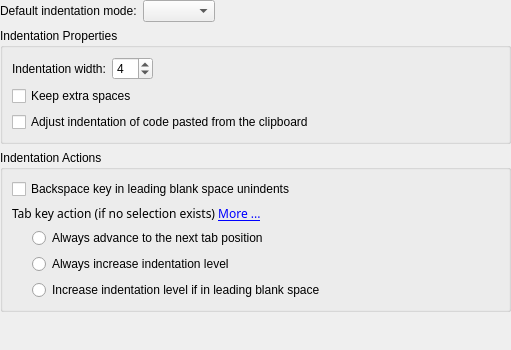
<ui version="4.0" >
 <class>IndentationConfigWidget</class>
 <widget class="QWidget" name="IndentationConfigWidget" >
  <property name="geometry" >
   <rect>
    <x>0</x>
    <y>0</y>
    <width>511</width>
    <height>350</height>
   </rect>
  </property>
  <layout class="QVBoxLayout" >
   <property name="spacing" >
    <number>6</number>
   </property>
   <property name="leftMargin" >
    <number>0</number>
   </property>
   <property name="topMargin" >
    <number>0</number>
   </property>
   <property name="rightMargin" >
    <number>0</number>
   </property>
   <property name="bottomMargin" >
    <number>0</number>
   </property>
   <item>
    <layout class="QHBoxLayout" >
     <property name="spacing" >
      <number>6</number>
     </property>
     <property name="leftMargin" >
      <number>0</number>
     </property>
     <property name="topMargin" >
      <number>0</number>
     </property>
     <property name="rightMargin" >
      <number>0</number>
     </property>
     <property name="bottomMargin" >
      <number>0</number>
     </property>
     <item>
      <widget class="QLabel" name="lblMode" >
       <property name="text" >
        <string>Default indentation mode:</string>
       </property>
       <property name="buddy" >
        <cstring>cmbMode</cstring>
       </property>
      </widget>
     </item>
     <item>
      <widget class="KComboBox" name="cmbMode" >
       <property name="whatsThis" >
        <string>This is a list of available indentation modes. The specified indentation mode will be used for all new documents. Be aware that it is also possible to set the indentation mode with document variables, modes or a .kateconfig file.</string>
       </property>
      </widget>
     </item>
     <item>
      <spacer>
       <property name="orientation" >
        <enum>Qt::Horizontal</enum>
       </property>
       <property name="sizeHint" >
        <size>
         <width>40</width>
         <height>20</height>
        </size>
       </property>
      </spacer>
     </item>
    </layout>
   </item>
   <item>
    <widget class="QGroupBox" name="gbProperties" >
     <property name="title" >
      <string>Indentation Properties</string>
     </property>
     <layout class="QVBoxLayout" >
      <property name="spacing" >
       <number>6</number>
      </property>
      <property name="leftMargin" >
       <number>9</number>
      </property>
      <property name="topMargin" >
       <number>9</number>
      </property>
      <property name="rightMargin" >
       <number>9</number>
      </property>
      <property name="bottomMargin" >
       <number>9</number>
      </property>
      <item>
       <layout class="QHBoxLayout" >
        <property name="spacing" >
         <number>6</number>
        </property>
        <property name="leftMargin" >
         <number>0</number>
        </property>
        <property name="topMargin" >
         <number>0</number>
        </property>
        <property name="rightMargin" >
         <number>0</number>
        </property>
        <property name="bottomMargin" >
         <number>0</number>
        </property>
        <item>
         <widget class="QLabel" name="lblIndentWidth" >
          <property name="text" >
           <string>Indentation width:</string>
          </property>
          <property name="buddy" >
           <cstring>sbIndentWidth</cstring>
          </property>
         </widget>
        </item>
        <item>
         <widget class="KIntSpinBox" name="sbIndentWidth" >
          <property name="whatsThis" >
           <string>The indentation width is the number of spaces which is used to indent a line. If the option &lt;b>Insert spaces instead of tabulators&lt;/b> in the section &lt;b>Editing&lt;/b> is disabled, a &lt;b>Tab&lt;/b> character is inserted if the indentation is divisible by the tab width.</string>
          </property>
          <property name="minimum" >
           <number>1</number>
          </property>
          <property name="maximum" >
           <number>16</number>
          </property>
          <property name="value" >
           <number>4</number>
          </property>
         </widget>
        </item>
        <item>
         <spacer>
          <property name="orientation" >
           <enum>Qt::Horizontal</enum>
          </property>
          <property name="sizeHint" >
           <size>
            <width>301</width>
            <height>20</height>
           </size>
          </property>
         </spacer>
        </item>
       </layout>
      </item>
      <item>
       <widget class="QCheckBox" name="chkKeepExtraSpaces" >
        <property name="whatsThis" >
         <string>If this option is disabled, changing the indentation level aligns a line to a multiple of the width specified in &lt;b>Indentation width&lt;/b>.</string>
        </property>
        <property name="text" >
         <string>Keep extra spaces</string>
        </property>
       </widget>
      </item>
      <item>
       <widget class="QCheckBox" name="chkIndentPaste" >
        <property name="whatsThis" >
         <string>If this option is selected, pasted code from the clipboard is indented. Triggering the &lt;b>undo&lt;/b>-action removes the indentation.</string>
        </property>
        <property name="text" >
         <string>Adjust indentation of code pasted from the clipboard</string>
        </property>
       </widget>
      </item>
     </layout>
    </widget>
   </item>
   <item>
    <widget class="QGroupBox" name="gbKeys" >
     <property name="title" >
      <string>Indentation Actions</string>
     </property>
     <layout class="QVBoxLayout" >
      <property name="spacing" >
       <number>6</number>
      </property>
      <property name="leftMargin" >
       <number>9</number>
      </property>
      <property name="topMargin" >
       <number>9</number>
      </property>
      <property name="rightMargin" >
       <number>9</number>
      </property>
      <property name="bottomMargin" >
       <number>9</number>
      </property>
      <item>
       <widget class="QCheckBox" name="chkBackspaceUnindents" >
        <property name="whatsThis" >
         <string>If this option is selected, the &lt;b>Backspace&lt;/b> key decreases the indentation level if the cursor is located in the leading blank space of a line.</string>
        </property>
        <property name="text" >
         <string>Backspace key in leading blank space unindents</string>
        </property>
       </widget>
      </item>
      <item>
       <widget class="QLabel" name="label" >
        <property name="text" >
         <string>&lt;html>&lt;head>&lt;meta name="qrichtext" content="1" />&lt;style type="text/css">
p, li { white-space: pre-wrap; }
&lt;/style>&lt;/head>&lt;body style=" font-family:Sans Serif; font-size:9pt; font-weight:400; font-style:normal; text-decoration:none;">
&lt;p style=" margin-top:0px; margin-bottom:0px; margin-left:0px; margin-right:0px; -qt-block-indent:0; text-indent:0px; font-family:Sans;">Tab key action (if no selection exists) &lt;a href="If you want &lt;b>Tab&lt;/b> to align the current line in the current code block like in emacs, make &lt;b>Tab&lt;/b> a shortcut to the action &lt;b>Align&lt;/b>.">&lt;span style=" text-decoration: underline; color:#0000ff;">More ...&lt;/span>&lt;/a>&lt;/p>&lt;/body>&lt;/html></string>
        </property>
       </widget>
      </item>
      <item>
       <layout class="QHBoxLayout" >
        <property name="spacing" >
         <number>6</number>
        </property>
        <property name="leftMargin" >
         <number>0</number>
        </property>
        <property name="topMargin" >
         <number>0</number>
        </property>
        <property name="rightMargin" >
         <number>0</number>
        </property>
        <property name="bottomMargin" >
         <number>0</number>
        </property>
        <item>
         <spacer>
          <property name="orientation" >
           <enum>Qt::Horizontal</enum>
          </property>
          <property name="sizeType" >
           <enum>QSizePolicy::Fixed</enum>
          </property>
          <property name="sizeHint" >
           <size>
            <width>20</width>
            <height>71</height>
           </size>
          </property>
         </spacer>
        </item>
        <item>
         <layout class="QVBoxLayout" >
          <property name="spacing" >
           <number>6</number>
          </property>
          <property name="leftMargin" >
           <number>0</number>
          </property>
          <property name="topMargin" >
           <number>0</number>
          </property>
          <property name="rightMargin" >
           <number>0</number>
          </property>
          <property name="bottomMargin" >
           <number>0</number>
          </property>
          <item>
           <widget class="QRadioButton" name="rbTabAdvances" >
            <property name="whatsThis" >
             <string>If this option is selected, the &lt;b>Tab&lt;/b> key always inserts white space so that the next tab postion is reached. If the option &lt;b>Insert spaces instead of tabulators&lt;/b> in the section &lt;b>Editing&lt;/b> is enabled, spaces are inserted; otherwise, a single tabulator is inserted.</string>
            </property>
            <property name="text" >
             <string>Always advance to the next tab position</string>
            </property>
           </widget>
          </item>
          <item>
           <widget class="QRadioButton" name="rbTabIndents" >
            <property name="whatsThis" >
             <string>If this option is selected, the &lt;b>Tab&lt;/b> key always indents the current line by the number of character positions specified in &lt;b>Indentation width&lt;/b>.</string>
            </property>
            <property name="text" >
             <string>Always increase indentation level</string>
            </property>
           </widget>
          </item>
          <item>
           <widget class="QRadioButton" name="rbTabSmart" >
            <property name="whatsThis" >
             <string>If this option is selected, the &lt;b>Tab&lt;/b> key either indents the current line or advances to the next tab position.&lt;p> If the insertion point is at or before the first non-space character in the line, or if there is a selection, the current line is indented by the number of character positions specified in &lt;b>Indentation width&lt;/b>.&lt;p> If the insertion point is located after the first non-space character in the line and there is no selection, white space is inserted so that the next tab postion is reached: if the option &lt;b>Insert spaces instead of tabulators&lt;/b> in the section &lt;b>Editing&lt;/b> is enabled, spaces are inserted; otherwise, a single tabulator is inserted.</string>
            </property>
            <property name="text" >
             <string>Increase indentation level if in leading blank space</string>
            </property>
           </widget>
          </item>
         </layout>
        </item>
       </layout>
      </item>
     </layout>
    </widget>
   </item>
   <item>
    <spacer>
     <property name="orientation" >
      <enum>Qt::Vertical</enum>
     </property>
     <property name="sizeHint" >
      <size>
       <width>511</width>
       <height>16</height>
      </size>
     </property>
    </spacer>
   </item>
  </layout>
 </widget>
 <customwidgets>
  <customwidget>
   <class>KComboBox</class>
   <extends>QComboBox</extends>
   <header>kcombobox.h</header>
  </customwidget>
  <customwidget>
   <class>KIntSpinBox</class>
   <extends>QSpinBox</extends>
   <header>knuminput.h</header>
  </customwidget>
 </customwidgets>
 <resources/>
 <connections/>
</ui>
